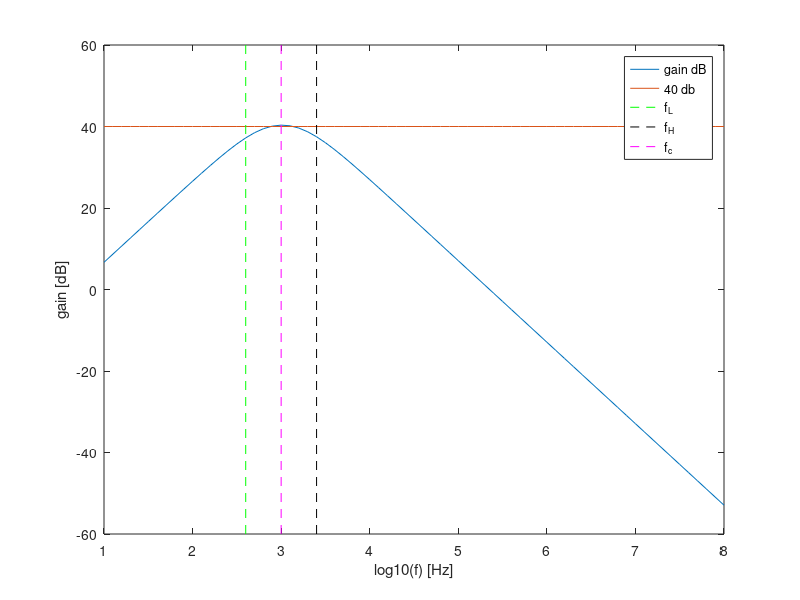
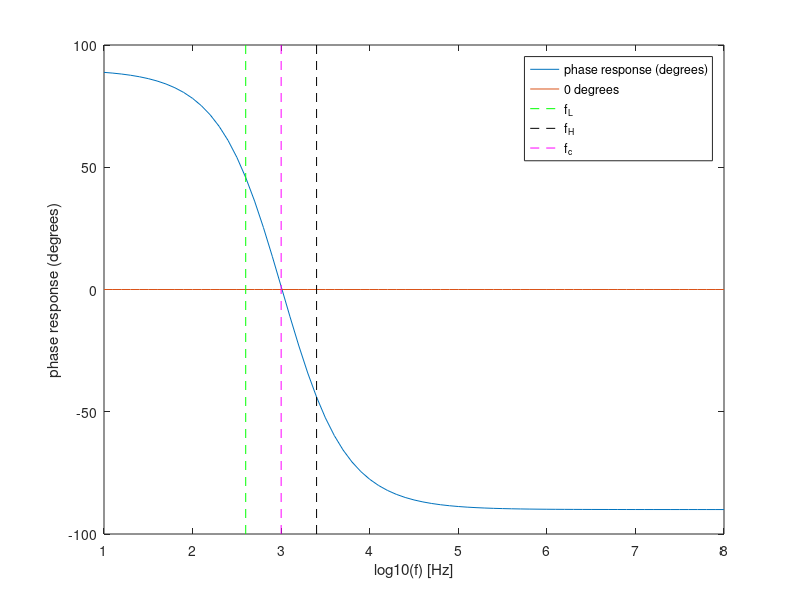

Recreate these plots in MATLAB, in order.
%chosen components
R1=1*10^3
R2=1*10^3
R3= 100*10^3 + (100*10^3*100*10^3)/(200*10^3)
R4=(1*10^3*30*10^3)/(31*10^3)

C1=220*10^(-9)
C2=220*10^(-9)/2

%computing COST
costR=333             %all resistors
costC=220*3*10^(-3)   %3 capacitors

%costR741=(1e3+50e3+1e3+5e3+50e3+50+50+25+7.5e3+4.5e5+39e3)/1000
%costC741=(30*10^(-12))*10^(6)
cost741=13223.09204

COST= costR+costC+cost741

%computing capacitor's impedances
f=1:0.1:8;;
w=2*pi*power(10,f);
%s=j*w;

ZC1=1./(j*w*C1);
ZC2=1./(j*w*C2);


%computing transfer function
fator1=R1./(R1+ZC1);
fator12=(1+R3/R4).*fator1;
T=abs(ZC2./(ZC2+R2).*fator12);
Tphase=arg(ZC2./(ZC2+R2).*fator12);
%converting gain (directly from transfer function to dB)
TdB=20*log10(T);




%computing maximum gain
max=max(TdB)



%computing cut off frequencies (finding out the frequency 3dB bellow the max gain)
flag1=0; 
flag2=0;
for i=1:length(f)
  if(flag1==0 && TdB(i)>=(max-3))
  lowf=f(i-1)
  lowF=power(10,lowf)
  wL=2*pi*power(10,lowf)
  flag1=1;
endif
  if((flag1==1) && (flag2==0) && (TdB(i)<(max-3)))
   highf=f(i-1)
   highF=power(10,highf)
   wH=2*pi*power(10,highf)
   flag2=1;
 endif 
endfor

%central frequency + deviation
fc=sqrt(lowF*highF)
wc=sqrt(wL*wH)
fdev=abs(1000-fc)

%gain + deviation
%40dB <=> 100 amplification
a=log10(fc)
b=int32(10*log10(fc)-10) %finding out iteration corresponding to the central frequency
gain = T(b)
gaindB=TdB(b)%so para ver
gaindev=abs(100-gain)

MERIT=1/(COST*(gaindev+fdev+10^(-6)))

figure;
plot(f,TdB);
hold on;
plot(f,40.+0*f);
hold on;
line ([lowf lowf], [-60 60], "linestyle", "--", "color", "g");
hold on;
line ([highf highf], [-60 60], "linestyle", "--", "color", "k");
hold on;
line ([log10(fc) log10(fc)], [-60 60], "linestyle", "--", "color", "m");
legend("gain dB","40 db","f_L","f_H","f_c");
xlabel ("log10(f) [Hz]");
ylabel ("gain [dB]");
print ("T.eps", "-depsc");

figure;
plot(f,Tphase*180/pi);
hold on;
plot(f,0*f);
hold on;
line ([lowf lowf], [-100 100], "linestyle", "--", "color", "g");
hold on;
line ([highf highf], [-100 100], "linestyle", "--", "color", "k");
hold on;
line ([log10(fc) log10(fc)], [-100 100], "linestyle", "--", "color", "m");
legend("phase response (degrees)","0 degrees","f_L","f_H","f_c");
xlabel("log10(f) [Hz]");
ylabel("phase response (degrees)");
print ("Tphase.eps", "-depsc");

tab=fopen("max.tex", "w");
fprintf(tab, "%f", max);
fclose(tab);

tab=fopen("merit.tex", "w");
fprintf(tab, "%f", MERIT);
fclose(tab);

tab=fopen("frequencies.tex", "w");
fprintf(tab, "f\\textsubscript{L} & %f Hz\\\\ \\hline \n", lowF);
fprintf(tab, "f\\textsubscript{H} & %f Hz\\\\ \\hline \n", highF);
fprintf(tab, "Bandwidth & %f Hz \\\\ \\hline \n", highF-lowF);
fprintf(tab, "f\\textsubscript{c} & %f Hz\\\\ \\hline \n", fc);
fprintf(tab, "Frequency Deviation & %.14f Hz \\\\ \\hline \n", fdev);
fclose(tab);

tab=fopen("gain.tex", "w");
fprintf(tab, "Gain dB & %f dB\\\\ \\hline \n", gaindB);
fprintf(tab, "Gain & %f \\\\ \\hline \n", gain);
fprintf(tab, "Gain Deviation & %f \\\\ \\hline \n", gaindev); %linear units
fclose(tab);


%computing input and output impedances
f=fc
w=2*pi*f
ZC1=1./(j*w*C1);
ZC2=1./(j*w*C2);
Zin=ZC1+R1
Zout=1/(1/R2+1/ZC2)

tab=fopen("final.tex", "w");
fprintf(tab, "Gain & %f dB\\\\ \\hline \n", gaindB);
fprintf(tab, "f\\textsubscript{L} & %f Hz\\\\ \\hline \n", lowF);
fprintf(tab, "f\\textsubscript{H} & %f Hz\\\\ \\hline \n", highF);
fprintf(tab, "f\\textsubscript{c} & %f Hz\\\\ \\hline \n", fc);

%fprintf(tab, "Bandwidth & %f Hz \\\\ \\hline \n", highF-lowF);
%fprintf(tab, "Central Frequency & %f Hz \\\\ \\hline \n", fc);
%fprintf(tab, "Frequency Deviation & %f Hz \\\\ \\hline \n", fdev);
%fprintf(tab, "Gain Deviation & %f Hz\\\\ \\hline \n", gaindev);
%fprintf(tab, "Cost & %f MU\\\\ \\hline \n", COST);
fprintf(tab, "Merit & %f\\\\ \\hline \n", MERIT);
fprintf(tab, "Input Impedance & %f + %f i\\\\ \\hline \n", real(Zin),imag(Zin));
fprintf(tab, "Output Impedance & %f+ %f i\\\\ \\hline \n", real(Zout),imag(Zout));

fclose(tab);

tab=fopen("cost.tex", "w");
fprintf(tab, "Cost & %f MU\\\\ \\hline \n", COST);
fclose(tab);

tab=fopen("impedances.tex", "w");
fprintf(tab, "Input Impedance & %f  %f i\\\\ \\hline \n", real(Zin),imag(Zin));
fprintf(tab, "Output Impedance & %f %f i\\\\ \\hline \n", real(Zout),imag(Zout));
fclose(tab);

%componentes tabel
tab=fopen("components.tex", "w");
fprintf(tab, "\\bf Component  & \\bf Value\\\\ \\hline \n");
fprintf(tab, "R1  & %f k$\\Omega$ \\\\ \\hline \n",R1/1000);
fprintf(tab, "R2  & %f k$\\Omega$ \\\\ \\hline \n",R2/1000);
fprintf(tab, "R3  & %f k$\\Omega$ \\\\ \\hline \n",R3/1000);
fprintf(tab, "R4  & %f k$\\Omega$ \\\\ \\hline \n",R4/1000);
fprintf(tab, "C1  & %f nF \\\\ \\hline \n",C1*10^(9));
fprintf(tab, "C2  & %f nF \\\\ \\hline \n",C2*10^(9));
fclose(tab);

%k=1+R3/R4

%wl=1/(R1*C1)
%wF=1/(R2*C2)